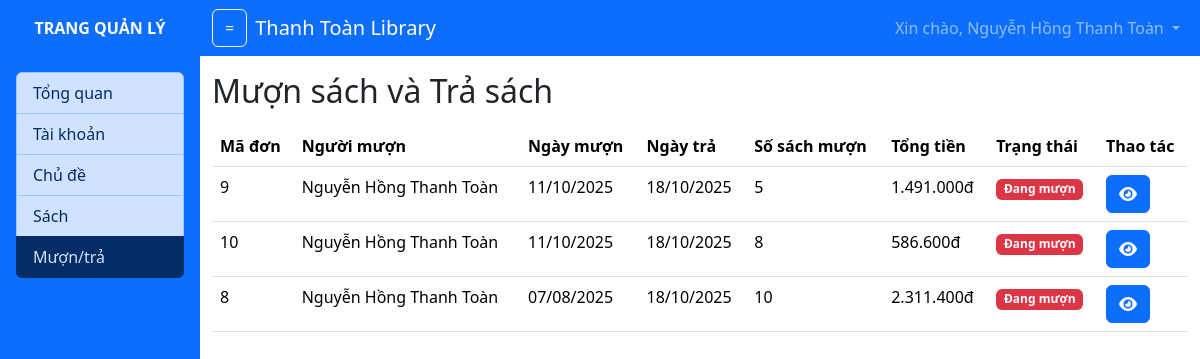
The page /qlthuvien/admin.php?mod=book&act=order (signed in) on the database its author committed.
### tables this page shows
CREATE TABLE `lichsu` (
  `MaLS` int(11) NOT NULL,
  `MaTK` int(11) NOT NULL,
  `NgayMuon` datetime NOT NULL,
  `NgayTra` datetime NOT NULL,
  `SoSachMuon` int(11) NOT NULL DEFAULT 0,
  `TongTien` int(11) NOT NULL DEFAULT 0,
  `TrangThai` set('gio-sach','chuan-bi','cho-giao','dang-muon','da-tra') NOT NULL DEFAULT 'gio-sach'
);

CREATE TABLE `taikhoan` (
  `MaTK` int(11) NOT NULL,
  `SoDienThoai` varchar(10) NOT NULL,
  `MatKhau` varchar(50) NOT NULL,
  `HoTen` varchar(50) NOT NULL,
  `HinhAnh` varchar(50) NOT NULL,
  `ViTien` int(11) NOT NULL DEFAULT 0,
  `Quyen` int(11) NOT NULL DEFAULT 0 COMMENT '0: bạn đọc, 1,2: quản lý'
);

### qlthuvien/models/pdo.php (called while the page is built, shortened)
<?php
function pdo_connect()
{
    $servername = "localhost";
    $database = "qlthuvien";
    $username = "root";
    $password = "";
    try {
        $conn = new PDO("mysql:host=$servername;dbname=$database;charset=utf8", $username, $password);
        $conn->setAttribute(PDO::ATTR_ERRMODE, PDO::ERRMODE_EXCEPTION);
        return $conn;
    } catch (PDOException $e) {
        echo "Kết nối CSDL thất bại: " . $e->getMessage();
    }
}
function pdo_getAll($sql)
{
    $sql_args = array_slice(func_get_args(), 1);
    try {
        $conn = pdo_connect();
        $stmt = $conn->prepare($sql);
        $stmt->execute($sql_args);
        $rows = $stmt->fetchAll();
        return $rows;
    } catch (PDOException $e) {
        throw $e;
    } finally {
        unset($conn);
    }
}

### qlthuvien/models/m_history.php (called while the page is built, shortened)
<?php
include_once("models/pdo.php");
function history_getAll()
{
    $sql = "SELECT ls.*, tk.HoTen, tk.SoDienThoai
            FROM lichsu ls INNER JOIN taikhoan tk ON ls.MaTK = tk.MaTK ORDER BY ls.NgayMuon DESC";
    return pdo_getAll($sql);
}

### qlthuvien/views/v_admin_book_order.php (the view, shortened to what this page needs)
<h2 class="my-3">Mượn sách và Trả sách</h2>
<table class="table">
    <thead>
        <tr>
            <th>Mã đơn</th>
            <th>Người mượn</th>
            <th>Ngày mượn</th>
            <th>Ngày trả</th>
            <th>Số sách mượn</th>
            <th>Tổng tiền</th>
            <th>Trạng thái</th>
            <th>Thao tác</th>
        </tr>
    </thead>
    <tbody>
        <?php foreach ($historyList as $his): ?>
            <tr>
                <td><?= $his['MaLS'] ?></td>
                <td><?= $his['HoTen'] ?></td>
                <td><?= date('d/m/Y', strtotime($his['NgayMuon'])) ?></td>
                <td><?= date('d/m/Y', strtotime($his['NgayTra'])) ?></td>
                <td><?= $his['SoSachMuon'] ?></td>
                <td><?= number_format($his['TongTien'], 0, ',', '.') ?>đ</td>
                <td>
                    <?php switch ($his['TrangThai']) {
                        case 'dang-muon':
                            echo '<span class="badge text-bg-danger">Đang mượn</span>';
                            break;
                    }
                    ?>
                </td>
                <td>
                    <a href="admin.php?mod=book&act=orderDetail&id=<?= $his['MaLS'] ?>" class="btn btn-primary">
                        <i class="fa-solid fa-eye"></i>
                    </a>
                </td>
            </tr>
        <?php endforeach; ?>
    </tbody>
</table>

### rows shown on the page
lichsu: MaLS "9", MaTK.HoTen "Nguyễn Hồng Thanh Toàn", NgayMuon "11/10/2025", NgayTra "18/10/2025", SoSachMuon "5", TongTien "1.491.000", TrangThai "Đang mượn"
lichsu: MaLS "10", MaTK.HoTen "Nguyễn Hồng Thanh Toàn", NgayMuon "11/10/2025", NgayTra "18/10/2025", SoSachMuon "8", TongTien "586.600", TrangThai "Đang mượn"
lichsu: MaLS "8", MaTK.HoTen "Nguyễn Hồng Thanh Toàn", NgayMuon "07/08/2025", NgayTra "18/10/2025", SoSachMuon "10", TongTien "2.311.400", TrangThai "Đang mượn"

### other values the page prints
$_SESSION['user']['HoTen'] "Nguyễn Hồng Thanh Toàn"
